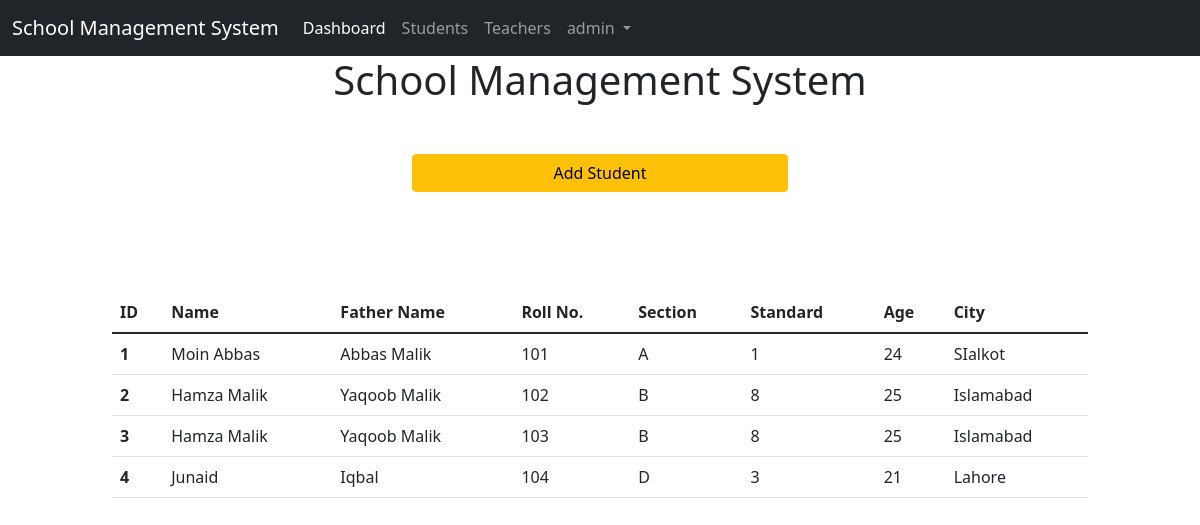
The app's page /students/ (signed in) with its own data.
### app/models.py (models this page shows)
class Student(models.Model):
    name = models.CharField(max_length=70)
    age  = models.IntegerField()
    fathername = models.CharField(max_length=70)
    roll = models.IntegerField(unique=True)
    section_choices = [
        ('A', 'A'),
        ('B', 'B'),
        ('C', 'C'),
        ('D', 'D')
    ]
    section = models.CharField(choices=section_choices, max_length=100)
    class_choices = [
        (1, '1'),
        (2, '2'),
        (3, '3'),
        (4, '4'),
        (5, '5'),
        (5, '6'),
        (7, '7'),
        (8, '8'),
        (9, '9'),
        (10, '10')
    ]
    standard = models.IntegerField(choices=class_choices)
    city    = models.CharField(max_length=70)

### app/views.py (the view)
# urls.py: path('students/', StudentView.as_view(), name='studentlist'),
class StudentView(LoginRequiredMixin, ListView):
    model = Student
    context_object_name = 'students'
    template_name = 'app/student_list.html'

### app/templates/app/student_list.html
{% extends 'app/main.html' %}
{% load widget_tweaks %}
{% block info %}
<div class="container-fluid">
    <div class="row" style="margin-top: 50px;">
        <div class="col-md-4 offset-md-4">
            <div class="d-grid gap-2">
                <a class="btn btn-warning" role="button" href="{% url 'studentcreate' %}">Add Student</a>
            </div>
        </div>
    </div>
    <div class="row" style="margin-top: 100px;">
        <div class="col-md-10 offset-md-1">
            {% if students %}
                    <table class="table table-hover">
                        <thead>
                        <tr>
                            <th scope="col">ID</th>
                            <th scope="col">Name</th>
                            <th scope="col">Father Name</th>
                            <th scope="col">Roll No.</th>
                            <th scope="col">Section</th>
                            <th scope="col">Standard</th>
                            <th scope="col">Age</th>
                            <th scope="col">City</th>
                        </tr>
                        </thead>
                        <tbody>
                            {% for student in students %}
                                <tr>
                                    <th scope="row">{{student.id}}</th>
                                    <td>{{student.name}}</td>
                                    <td>{{student.fathername}}</td>
                                    <td>{{student.roll}}</td>
                                    <td>{{student.section}}</td>
                                    <td>{{student.standard}}</td>
                                    <td>{{student.age}}</td>
                                    <td>{{student.city}}</td>
                                </tr>
                        {% endfor %}
                        </tbody>
                    </table>
            {% else %}
            <h2 class="text-center">No data here</h2>
            {% endif %}
        </div>
    </div>
</div>
{% endblock info %}

### app/templates/app/main.html (shortened to what this page needs)
<!DOCTYPE html>
<html lang="en">
<head>
    <link href="https://cdn.jsdelivr.net/npm/bootstrap@5.1.3/dist/css/bootstrap.min.css" rel="stylesheet">
</head>
<body>
    {% block nav_bar %}
    <nav class="navbar navbar-expand-lg navbar-dark bg-dark">
        <div class="container-fluid">
        {% if not request.user.is_authenticated %}
          <a class="navbar-brand" href="{% url 'login' %}">School Management System</a>
        {% else %}
        <a class="navbar-brand" href="{% url 'dashboard' %}">School Management System</a>
          <div class="collapse navbar-collapse" id="navbarSupportedContent">
            <ul class="navbar-nav me-auto mb-2 mb-lg-0">
              <li class="nav-item">
                <a class="nav-link active" aria-current="page" href="{% url 'dashboard' %}">Dashboard</a>
              </li>
              <li class="nav-item">
                <a class="nav-link" href="{% url 'studentlist' %}">Students</a>
              </li>
              <li class="nav-item">
                <a class="nav-link" href="#">Teachers</a>
              </li>
              <form class="d-flex">
                <li class="nav-item dropdown">
                    <a class="nav-link dropdown-toggle" href="#" id="navbarDropdown" role="button" data-bs-toggle="dropdown" aria-expanded="false">
                      {{ request.user.username }}
                    </a>
                  </li>
              </form>
              {% endif %}
            </ul>
          </div>
        </div>
      </nav>
    {% endblock nav_bar %}
    <div class="container">
        <h1 class="text-center">School Management System</h1>
    </div>
    {% block info %}
    {% endblock info %}
</body>
</html>

### records on screen
Student: id "1", name "Moin Abbas", fathername "Abbas Malik", roll "101", section "A", standard "1", age "24", city "SIalkot"
Student: id "2", name "Hamza Malik", fathername "Yaqoob Malik", roll "102", section "B", standard "8", age "25", city "Islamabad"
Student: id "3", name "Hamza Malik", fathername "Yaqoob Malik", roll "103", section "B", standard "8", age "25", city "Islamabad"
Student: id "4", name "Junaid", fathername "Iqbal", roll "104", section "D", standard "3", age "21", city "Lahore"

### other values on screen
{{ request.user.username }} "admin"
